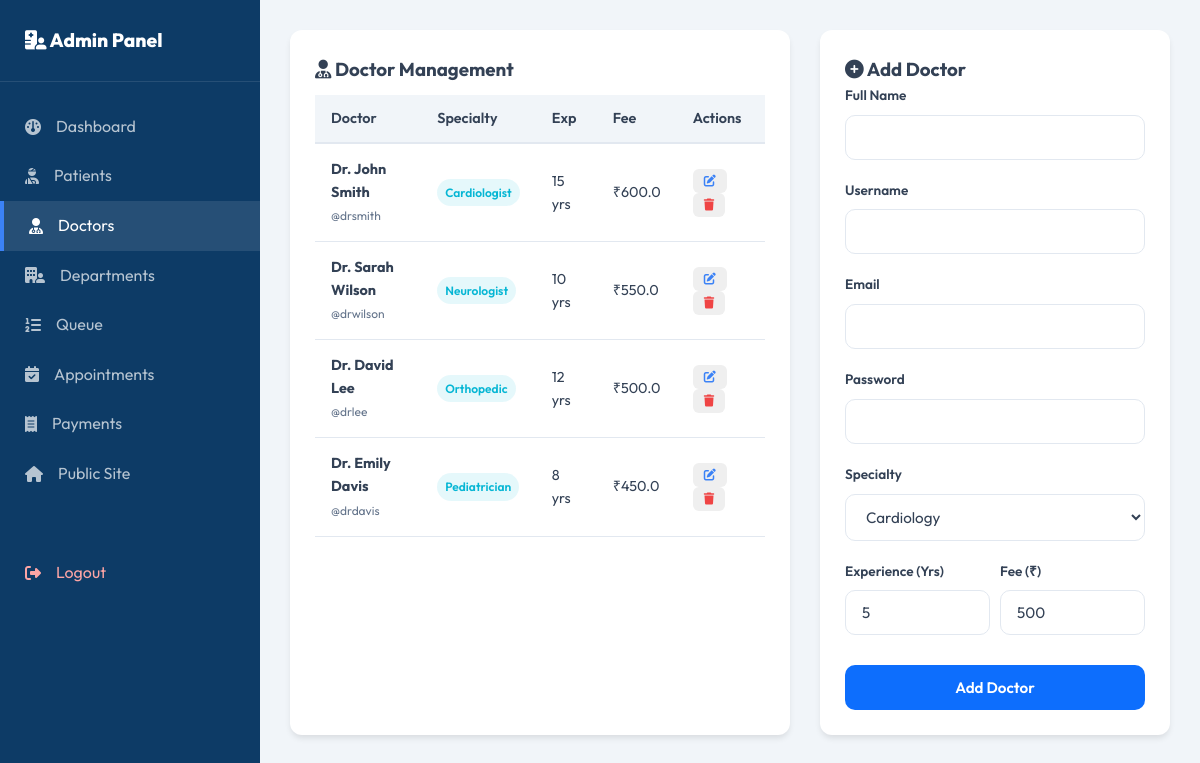
Page /admin/doctors (signed in) on the committed database.
### models.py (models this page shows, shortened)
class User(UserMixin, db.Model):
    __tablename__ = 'users'
    id = db.Column(db.Integer, primary_key=True)
    username = db.Column(db.String(80), unique=True, nullable=False)
    email = db.Column(db.String(120), unique=True, nullable=False)
    password_hash = db.Column(db.String(256), nullable=False)
    role = db.Column(db.String(20), nullable=False)  # 'patient', 'doctor', 'admin'
    name = db.Column(db.String(100), nullable=False)

class DoctorProfile(db.Model):
    __tablename__ = 'doctor_profiles'
    id = db.Column(db.Integer, primary_key=True)
    user_id = db.Column(db.Integer, db.ForeignKey('users.id', ondelete='CASCADE'), nullable=False)
    hospital_id = db.Column(db.Integer, db.ForeignKey('hospitals.id', ondelete='SET NULL'), nullable=True)
    specialty = db.Column(db.String(100), nullable=False)
    experience = db.Column(db.Integer, default=5)
    consultation_fee = db.Column(db.Float, default=500.0)
    rating = db.Column(db.Float, default=5.0)
    latitude = db.Column(db.Float, nullable=True)
    longitude = db.Column(db.Float, nullable=True)
    room_number = db.Column(db.String(20), nullable=True)
    available_from = db.Column(db.String(5), default="09:00")
    available_to = db.Column(db.String(5), default="17:00")
    user = db.relationship('User', backref=db.backref('doctor_profile', uselist=False, cascade='all, delete-orphan'))

### routes/admin.py (the view)
    def decorated_function(*args, **kwargs):
        if not current_user.is_authenticated or current_user.role != 'admin':
            flash("Unauthorized access.", "danger")
            return redirect(url_for('dash.index'))
        return f(*args, **kwargs)

### routes/admin.py (called while the page is built)
def admin_required(f):
    def decorated_function(*args, **kwargs):
        if not current_user.is_authenticated or current_user.role != 'admin':
            flash("Unauthorized access.", "danger")
            return redirect(url_for('dash.index'))
        return f(*args, **kwargs)
    decorated_function.__name__ = f.__name__
    return decorated_function

@admin_bp.route('/doctors')
@login_required
@admin_required
def doctors():
    doctors_list = User.query.filter_by(role='doctor').all()
    depts = Department.query.all()
    return render_template('admin/doctors.html', doctors=doctors_list, departments=depts)

### templates/admin/doctors.html (shortened to what this page needs)
{% extends 'admin/base.html' %}
{% block content %}
<div style="display: grid; grid-template-columns: 1fr 350px; gap: 30px;">
    <div class="admin-card">
        <h3><i class="fa-solid fa-user-doctor"></i> Doctor Management</h3>
        <div class="table-responsive">
            <table class="table">
                <thead>
                    <tr>
                        <th>Doctor</th>
                        <th>Specialty</th>
                        <th>Exp</th>
                        <th>Fee</th>
                        <th>Actions</th>
                    </tr>
                </thead>
                <tbody>
                    {% for doc in doctors %}
                    <tr>
                        <td>
                            <strong>{{ doc.name }}</strong><br>
                            <small style="color: #64748b;">@{{ doc.username }}</small>
                        </td>
                        <td><span class="badge badge-info">{{ doc.doctor_profile.specialty }}</span></td>
                        <td>{{ doc.doctor_profile.experience }} yrs</td>
                        <td>₹{{ doc.doctor_profile.consultation_fee }}</td>
                        <td>
                            <button class="btn btn-xs" onclick="openEditModal('{{ doc.id }}', '{{ doc.name }}', '{{ doc.email }}', '{{ doc.doctor_profile.specialty }}', '{{ doc.doctor_profile.experience }}', '{{ doc.doctor_profile.consultation_fee }}')" style="color: #3b82f6;"><i class="fa-solid fa-edit"></i></button>
                            <form action="{{ url_for('admin.delete_doctor', user_id=doc.id) }}" method="POST" style="display:inline;" onsubmit="return confirm('Remove this doctor?');">
                                <button type="submit" class="btn btn-xs" style="color: #ef4444;"><i class="fa-solid fa-trash"></i></button>
                            </form>
                        </td>
                    </tr>
                    {% endfor %}
                </tbody>
            </table>
        </div>
    </div>
    <div class="admin-card">
        <h3><i class="fa-solid fa-plus-circle"></i> Add Doctor</h3>
        <form action="{{ url_for('admin.add_doctor') }}" method="POST">
            <div class="form-group">
                <label>Full Name</label>
                <input type="text" name="name" class="form-control" required>
            </div>
            <div class="form-group">
                <label>Username</label>
                <input type="text" name="username" class="form-control" required>
            </div>
            <div class="form-group">
                <label>Email</label>
                <input type="email" name="email" class="form-control" required>
            </div>
            <div class="form-group">
                <label>Password</label>
                <input type="password" name="password" class="form-control" required>
            </div>
            <div class="form-group">
                <label>Specialty</label>
                <select name="specialty" class="form-control">
                    {% for dept in departments %}
                    <option value="{{ dept.name }}">{{ dept.name }}</option>
                    {% endfor %}
                </select>
            </div>
            <div style="display: grid; grid-template-columns: 1fr 1fr; gap: 10px;">
                <div class="form-group">
                    <label>Experience (Yrs)</label>
                    <input type="number" name="experience" class="form-control" value="5">
                </div>
                <div class="form-group">
                    <label>Fee (₹)</label>
                    <input type="number" name="consultation_fee" class="form-control" value="500">
                </div>
            </div>
            <button type="submit" class="btn btn-primary btn-block" style="margin-top: 10px;">Add Doctor</button>
        </form>
    </div>
</div>
{% endblock %}

### static/css/style.css (style rules this page uses)
:root { --primary: #0d6efd; --primary-hover: #084298; --primary-light: rgba(13, 110, 253, 0.08); --secondary: #0d3b66; --success: #10b981; --warning: #f59e0b; --danger: #ef4444; --info: #06b6d4; --dark: #0f172a; --light: #f8fbff; --white: #ffffff; --slate-100: #f1f5f9; --slate-200: #e2e8f0; --slate-300: #cbd5e1; --slate-500: #64748b; --slate-700: #334155; --shadow-sm: 0 1px 2px 0 rgba(0, 0, 0, 0.05); --shadow: 0 4px 6px -1px rgba(0, 0, 0, 0.1), 0 2px 4px -2px rgba(0, 0, 0, 0.1); --shadow-lg: 0 10px 25px -3px rgba(0, 0, 0, 0.05), 0 4px 6px -4px rgba(0, 0, 0, 0.05); --shadow-xl: 0 20px 25px -5px rgba(0, 0, 0, 0.08), 0 8px 10px -6px rgba(0, 0, 0, 0.08); --transition: all 0.3s cubic-bezier(0.4, 0, 0.2, 1); --font: 'Outfit', sans-serif; }
* { margin: 0; padding: 0; box-sizing: border-box; }
body { font-family: var(--font); background-color: var(--light); color: var(--slate-700); line-height: 1.6; min-height: 100vh; display: flex; flex-direction: column; }
.btn { display: inline-flex; align-items: center; justify-content: center; gap: 8px; font-family: var(--font); font-weight: 600; padding: 12px 24px; border-radius: 10px; border: 1px solid transparent; cursor: pointer; transition: var(--transition); font-size: 0.95rem; }
.btn-primary { background-color: var(--primary); color: var(--white); }
.btn-block { display: flex; width: 100%; }
.btn-xs { padding: 5px 10px; font-size: 0.75rem; border-radius: 6px; }
.form-group { margin-bottom: 20px; }
.form-group label { display: block; font-weight: 600; font-size: 0.85rem; color: var(--slate-700); margin-bottom: 8px; }
.form-control { width: 100%; padding: 12px 16px; border: 1.5px solid var(--slate-200); background-color: var(--white); border-radius: 10px; font-family: var(--font); font-size: 0.95rem; transition: var(--transition); color: var(--slate-700); }
.table-responsive { overflow-x: auto; width: 100%; }
.table { width: 100%; border-collapse: collapse; margin-top: 10px; font-size: 0.9rem; text-align: left; }
.table th { background-color: var(--slate-100); color: var(--slate-700); font-weight: 600; padding: 12px 16px; border-bottom: 2px solid var(--slate-200); }
.table td { padding: 14px 16px; border-bottom: 1px solid var(--slate-200); }
.badge { display: inline-flex; align-items: center; padding: 4px 8px; border-radius: 50px; font-size: 0.75rem; font-weight: 600; }
.badge-info { background-color: rgba(6, 182, 212, 0.1); color: var(--info); }

### templates/admin/base.html (style rules this page uses)
body { display: flex; min-height: 100vh; background: #f1f5f9; }
.admin-card { background: white; border-radius: 12px; padding: 25px; box-shadow: 0 4px 6px -1px rgba(0,0,0,0.1); margin-bottom: 30px; }

### rows in the picture
User: name "Dr. John Smith", username "drsmith", doctor_profile.specialty "Cardiologist", doctor_profile.experience "15", doctor_profile.consultation_fee "600.0"
User: name "Dr. Sarah Wilson", username "drwilson", doctor_profile.specialty "Neurologist", doctor_profile.experience "10", doctor_profile.consultation_fee "550.0"
User: name "Dr. David Lee", username "drlee", doctor_profile.specialty "Orthopedic", doctor_profile.experience "12", doctor_profile.consultation_fee "500.0"
User: name "Dr. Emily Davis", username "drdavis", doctor_profile.specialty "Pediatrician", doctor_profile.experience "8", doctor_profile.consultation_fee "450.0"

### other values in the picture
form field specialty "Cardiology"
